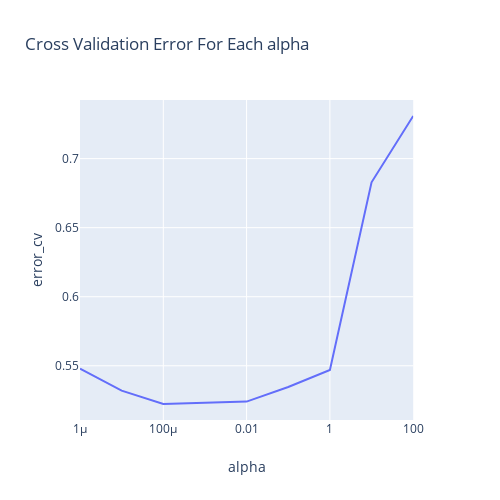

Source (notebook cell):
### Markdown cell above
# <font color='blue'> model 6 : Support Vector Machines + word2vec :</font>

### Code cell
import plotly.express as px

alpha = [10 ** x for x in range(-6, 3)]
cv_log_error_array = []
for i in alpha:
    clf = SGDClassifier(class_weight='balanced', alpha=i, penalty='l2', loss='hinge', random_state=42)
    clf.fit(w2v_train, y_train)
    sig_clf = CalibratedClassifierCV(clf, method="sigmoid")
    sig_clf.fit(w2v_train,y_train)
    sig_clf_probs = sig_clf.predict_proba(w2v_cv)
    cv_log_error_array.append(log_loss(y_cv, sig_clf_probs, labels=clf.classes_, eps=1e-15))
    print("for alpha = {} Log Loss is {} ".format(i,log_loss(y_cv, sig_clf_probs)))



df = pd.DataFrame({'alpha': alpha, 'error_cv': cv_log_error_array })
fig = px.line(df, x="alpha", y="error_cv",width=500,height=500,title="Cross Validation Error For Each alpha",log_x=True)
fig.show()



best_alpha = np.argmin(cv_log_error_array)
clf = SGDClassifier(class_weight='balanced', alpha=alpha[best_alpha], penalty='l2', loss='log', random_state=42)
clf.fit(w2v_train, y_train)
sig_clf = CalibratedClassifierCV(clf, method="sigmoid")
sig_clf.fit(w2v_train, y_train)

predict_y = sig_clf.predict_proba(w2v_train)
print('For values of best alpha = ', alpha[best_alpha], "The train log loss is:",log_loss(y_train, predict_y, labels=clf.classes_, eps=1e-15))
predict_y = sig_clf.predict_proba(w2v_cv)
print('For values of best alpha = ', alpha[best_alpha], "The cross validation log loss is:",log_loss(y_cv, predict_y, labels=clf.classes_, eps=1e-15))
predict_y = sig_clf.predict_proba(w2v_test)
print('For values of best alpha = ', alpha[best_alpha], "The test log loss is:",log_loss(y_test, predict_y, labels=clf.classes_, eps=1e-15))

### Figure 1 — Plotly figure (JSON) as saved in the notebook; plotly's stock layout.template omitted (floating-point values rounded to 4 significant figures)
{"data": [{"hoverlabel": {"namelength": 0}, "hovertemplate": "alpha=%{x}<br>error_cv=%{y}", "legendgroup": "", "line": {"color": "#636efa", "dash": "solid"}, "mode": "lines", "name": "", "showlegend": false, "type": "scatter", "x": [1e-06, 1e-05, 0.0001, 0.001, 0.01, 0.1, 1, 10, 100], "xaxis": "x", "y": [0.5479, 0.532, 0.5223, 0.523, 0.5241, 0.5346, 0.547, 0.6828, 0.7308], "yaxis": "y"}], "layout": {"height": 500, "legend": {"tracegroupgap": 0}, "title": {"text": "Cross Validation Error For Each alpha"}, "width": 500, "xaxis": {"anchor": "y", "domain": [0, 0.98], "title": {"text": "alpha"}, "type": "log"}, "yaxis": {"anchor": "x", "domain": [0, 1], "title": {"text": "error_cv"}}}}
